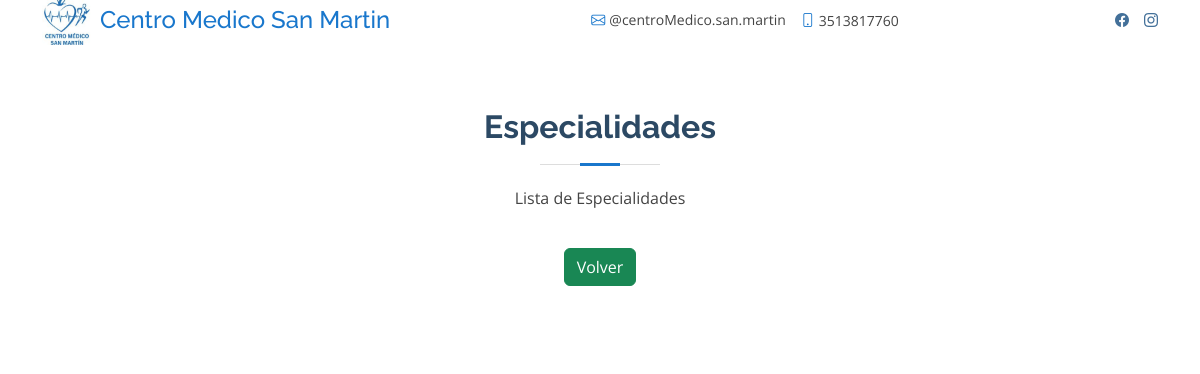
/especialidades/especialidades/, run on an earlier commit of the app's database.
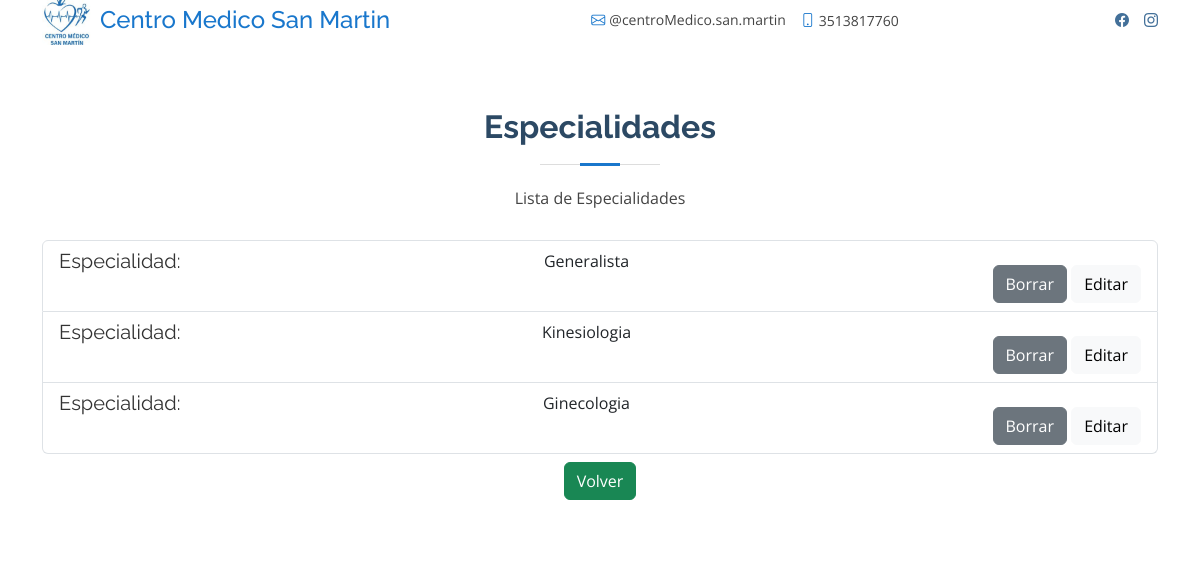
And on a later commit of the database.
### especialidades/models.py (models this page shows, shortened)
class Especialidades(models.Model):
    nombre = models.CharField(max_length=50)
    descripcion =models.TextField()
    img = models.ImageField(upload_to='especialidad', null=True, blank=True)

### especialidades/views.py (the view)
# urls.py: path('especialidades/', EspecialidadesListView.as_view(), name='list'),
class EspecialidadesListView(ListView):
    model = Especialidades
    template_name = 'especialidades/especialidades.html'
    context_object_name = 'especialidades'

### especialidades/templates/especialidades/especialidades.html (shortened to what this page needs)
{% extends 'core/IndexAdmin.html' %}
{% block content %}
<section id="doctors" class="doctors">
  <div class="container">
    <div class="section-title">
      <h2>Especialidades</h2>
      <p>Lista de Especialidades</p>
    </div>
    <ul class="list-group">
      {% for especialidad in especialidades %}
        <li class="list-group-item border-bottom text-sm">
          <div class="d-flex align-items-start justify-content-between">
            <div class="member-info">
              <h5 class="text-center font-weight-bold" style="font-weight: normal; color: #333">Especialidad:</h5>
            </div>
            <div class="text-center font-weight-bold">
              <p >{{ especialidad.nombre }}</p>
            </div>
            <div class="mt-3">
              <a href="{% url 'especialidades:delete' pk=especialidad.pk %}" class="btn btn-secondary">Borrar</a>
              <a href="{% url 'especialidades:update' pk=especialidad.pk %}" class="btn btn-light">Editar</a>
            </div>
          </div>
        </li>
      {% endfor %}
    </ul>
  </div>
  <div class="d-flex justify-content-center align-items-center mt-2">
    <a href="{% url 'core:IndexAdmin' %}" class="btn btn-success">Volver</a>
</div>
</section>
{% endblock %}

What changed in the data, as far as the page shows it:
added Especialidades: nombre "Generalista"
added Especialidades: nombre "Kinesiologia"
added Especialidades: nombre "Ginecologia"
